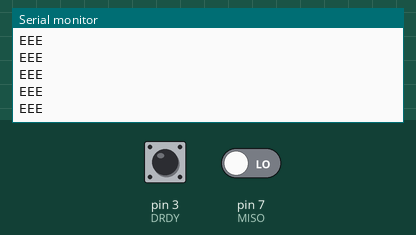
Simulated run of this sketch. Board: Arduino Uno, built with avr-gcc and run on an emulated ATmega328P. Parts: the last lines printed to the serial monitor. Inputs (shaded band) come from the test bench; at power-on: pin 3 (DRDY) HIGH, pin 7 (MISO) LOW.

Above: at 1.2 s.
1.3 s: pin 3 (DRDY) driven LOW
At 1.75 s:
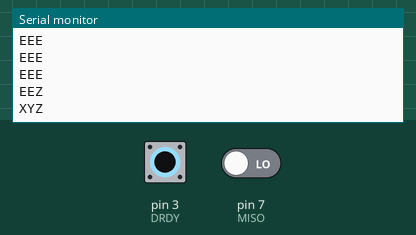
2.9 s: pin 3 (DRDY) driven HIGH
At 2.91 s:
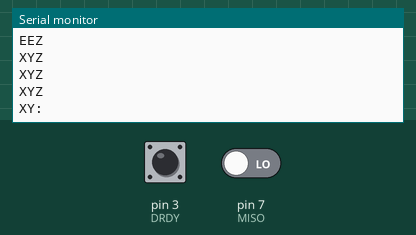
4.5 s: pin 3 (DRDY) pulsed LOW 2 times (0.12 s each, 0.3 s apart)
At 4.66 s:
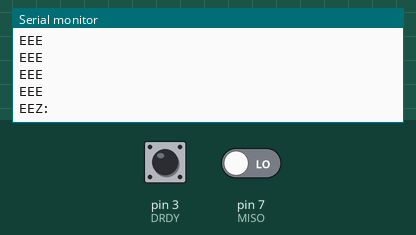

The sketch:

Magnetometer.ino
```cpp
//1.0 release, Brendan Davey (www.brendandaveyphotography.com

bool Debug = true; //enable if you want to check output via serial interface etc. Connected to PC.

//If submitting to a webpage, Enable Ethernat, supply website URL and POST location in the code below.
bool Eth = false;

#include <Ethernet.h>
#include <SPI.h>
#include "Mag.h"
#include <math.h>

//reserved address MAC is { 0x0C, 0x4D, 0xE9, 0xB3, 0xD0, 0x04 }
byte mac[] = { 0x0C, 0x4D, 0xE9, 0xB3, 0xD0, 0x04 }; // RESERVED MAC ADDRESS

EthernetClient client;

//to store our data (running total)
float x, y, z;
//new (current) values
float xn, yn, zn;
//old (previous) values
float xo, yo, zo;
//counters to work out averages.
int xc, yc, zc;

float tot = 0;
String da;
unsigned long timer = 0;


void setup() {

  if (Debug) { Serial.begin(115200); } //used if connected to a PC for serial comms. I it is assumed that if Debug is on, it's connect to PC.

  if (Eth) {
    //If Ethernet is enabled, print out the current settings.
    Ethernet.begin(mac);
    if (Debug) {
      Serial.print("IP = ");
      Serial.println(Ethernet.localIP());
      Serial.print("DNS = ");
      Serial.println(Ethernet.dnsServerIP());
      Serial.print("gatewayIP = ");
      Serial.println(Ethernet.gatewayIP());
      Serial.print("subnetMask = ");
      Serial.println(Ethernet.subnetMask());
    }
  }

  //Settings for the MM3 see Mag.h more more details.
  pinMode(RESET, OUTPUT);
  pinMode(MOSI, OUTPUT);
  pinMode(MISO, INPUT);
  pinMode(DRDY, INPUT);
  pinMode(SCLK, OUTPUT);
  pinMode(SSNOT, OUTPUT);
  digitalWrite(SSNOT, LOW); //put the device into slave mode, it no work without this. (LOW IS ON, 'NOT' SS).

}

void loop(){

  timer = millis(); //get the current time since boot. We will use this at the end of the loop to ensure we wait 1 min until next run from now.

  if (Debug) Serial.println(timer); //a check to ensure we are waiting 1 min between checks.

  //reset all variables for this run.
  x=0; y=0; z=0; //the running totals
  xo=0; yo=0; zo=0; //the old value
  xn=0; yn=0; zn=0; //the new value
  xc=0; yc=0; zc=0; //the count for each
  tot=0;

  //take some samples, we are going to use the average.
  for (int l = 0; l < samples; l++) {

    //read an axis, check it's ok, and within 5% of previous, then update the total and count etc.
    xn = readaxis(0); //new value
    if (xn != 0) { //if it's not 0, it's 'ok'.
      if (Debug) { Serial.print(xn); Serial.print(", "); } //if debug is on, we output via serial for checking etc.
      if ( abs((xn-xo)/xn * 100) <= 5) { x = x + xn; xc++; } //if it's within 5% of previous value add it to total and inc counter.
    }

    yn = readaxis(1);
    if (yn != 0) {
      if (Debug) { Serial.print(yn); Serial.print(", "); }
      if ( abs((yn-yo)/yn * 100) <= 5) { y = y + yn; yc++; }
    }

    zn = readaxis(2);
    if (zn != 0) {
      if (Debug) { Serial.print(zn); Serial.print(", "); }
      if ( abs((zn-zo)/zn * 100) <= 5) { z = z + zn; zc++; }
    }

    //The old value is replaced with the new value.
    xo = xn; yo = yn; zo = zn;
    if (Debug) Serial.println(); //used to start a new line.
  }


  //convert to averages.
  x = x/xc; y = y/yc; z = z/zc;
  // workout the total magnetic field strength (pi-thag)
  tot = sqrt( pow(x,2) + pow(y,2) + pow(z,2) );

  //we need to build the POST data, it's just comman seperated values.
  da = "mags="; da.concat(x); da.concat(","); da.concat(y); da.concat(","); da.concat(z); da.concat(","); da.concat(tot);

  //Make it easy, create a post URL.
  if (Eth) { //Only if Ethernet is true.
    //----------------------------------------------------------------------------
    // REQUIRED FOR DOMAIN POSTING:
    //----------------------------------------------------------------------------
    if (client.connect("*",80)) { //replace *, example client.connect("www.fred.com",80)
      if (Debug) {
        Serial.println();
        Serial.println("Client connection successfull.");
        Serial.println("POST * HTTP/1.1"); //POST URL, i.e. "POST /FOLDER/form.php HTTP/1.1" (NEEDED BELOW AS WELL)
        Serial.print("Host: ");
        Serial.println(Ethernet.localIP());
        Serial.println("Content-Type: application/x-www-form-urlencoded");
        Serial.print("Content-Length: ");
        Serial.println(da.length());
        Serial.println();
        Serial.print(da);
        Serial.println();
      }
      //----------------------------------------------------------------------------
      // REQUIRED FOR DOMAIN POSTING:
      //----------------------------------------------------------------------------
      client.println("POST * HTTP/1.1"); //Replace *, i.e. "POST /FOLDER/form.php HTTP/1.1"
      client.print("Host: ");
      client.println(Ethernet.localIP());
      client.println("Content-Type: application/x-www-form-urlencoded");
      client.print("Content-Length: ");
      client.println(da.length());
      client.println();
      client.print(da); //This is the data being submitted
      client.stop(); // DISCONNECT FROM THE SERVER
    } else if (Debug) Serial.println("Client connection failed.");
  } else if (Debug) Serial.println(da); //End Ethernet Block, if disabled and debug just show the values.

  while ( ( timer <= millis() ) && ( millis() < timer + 60000  ) ) {} //we have to wait for a min since the start of this run.
}
```

Mag.h
```cpp
// pins 1 to 6 on the MM3 connect via a 6 pin riser easily with one interface on pins 8 to 2 (excluding pin 4)
// pin 1 mm3 to 8 Arduino
// 2 to 7
// 3 to 6
// 4 to 5
// 5 to 3
// 6 to 2
// pin 7 on the MM3 is GND on arduino
// pin 12 on the MM3 is Vcc (5V)

#define SCLK 8 //the clock to pulse
#define MISO 7 //master in, slave out
#define MOSI 6 //master out, slave in
#define SSNOT 5 //when low, the device is enabled
// NO 4, Pin 4 is used by the Ethernet Board for the CD Card, It Needs to be Skipped.
#define DRDY 3 //this is low after a reset, high when data is ready
#define RESET 2 //this needs to be toggled low-high-low before each measurement

int wait = 2; //2ms wait time when toggling clock etc.
int samples = 90; //the number of samples to take before calculating an average. (~2 a second).

void send_bit(int _high){

  //this sends the bit on the rising edge of the clock
  digitalWrite(MOSI, _high); //make the data ready
  delay(wait);
  digitalWrite(SCLK, HIGH); //clock goes high, data is read.
  delay(wait);
  digitalWrite(SCLK, LOW); //clock goes low.
  delay(wait);
}

int receive_bit(){

  //this receives the data on the falling edge of the clock
  digitalWrite(SCLK, HIGH); //start the clock cycle
  delay(wait);
  int bit = digitalRead(MISO); //read the data
  delay(wait);
  digitalWrite(SCLK, LOW); //stop the clock cycle
  delay(wait);
  return bit;
}

float readaxis(int _axis){
  //this function sends eight bits, waits until the data is ready
  //then receives 16 bits

  long runningtotal = 0; //we are going to put the final value in here.

  //pulse the reset, this must be done each time to tell the MM3 to take a reading.
  digitalWrite(RESET, LOW);
  delay(5);
  digitalWrite(RESET, HIGH);
  delay(5);
  digitalWrite(RESET, LOW);
  delay(5);

  //Pulsing the reset will make the Data Ready Go Low.
  if (digitalRead(DRDY) == LOW) {
       //send the command byte
       //this sends data that we are not in debug mode
       //and sets the amount of time to read the magnetic sensors (the ASIC period)
       // /4096 (011100XX) (Has a 60mS wait time for /4096) XX is the axis 01,10 or 11.
       send_bit(LOW);
       send_bit(HIGH);
       send_bit(HIGH);
       send_bit(HIGH);
       send_bit(LOW);
       send_bit(LOW);

       //the last two bits select the axis
       if (_axis == 0) { //x axis
         send_bit(LOW);
         send_bit(HIGH);
         if (Debug) Serial.print("X");
       }
       else if (_axis == 1) { //y axis
         send_bit(HIGH);
         send_bit(LOW);
         if (Debug) Serial.print("Y");
       }
       else { //z axis
         send_bit(HIGH);
         send_bit(HIGH);
         if (Debug) Serial.print("Z");
       }

       //Now wait until the drdy line is high
       // we are only going to wait up to 70ms tops. it should only take 60ms for the finest mode.
       for (int w = 0; w < 70/wait; w++) {
         if (digitalRead(DRDY) == HIGH) {
           //receive the results and tally them up as they come in
           if (Debug) Serial.print(":"); //indicates about to read.

           //the leftmost bit signs the number as positive or negative
           long sign = receive_bit();

           //the remaining bits need to be translated from individual bits into an integer
           for (int i = 14; i >= 0; i = i - 1){
             long thisbit = receive_bit();
             thisbit = thisbit << i;
             runningtotal = runningtotal | thisbit;
           }

           if (sign == 1) {
             runningtotal = runningtotal - 32768;
           }
           break; //break from the loop, we got the sample.
         }
         delay(wait); // Data Ready not HIGH, Wait.
       } //end loop

       //if for some reason the result was not a number or it was -1 we set it to 0, which is not a valid return value.
       if (runningtotal == -1 || isnan(runningtotal)) runningtotal = 0;

     } else  if (Debug) Serial.print("E");//end data ready never went low after reset. Error.

     return runningtotal;
}
```

Measured:
- after the input at 1.3 s, the serial monitor: prints a new line after 0.19 s (image 1)
